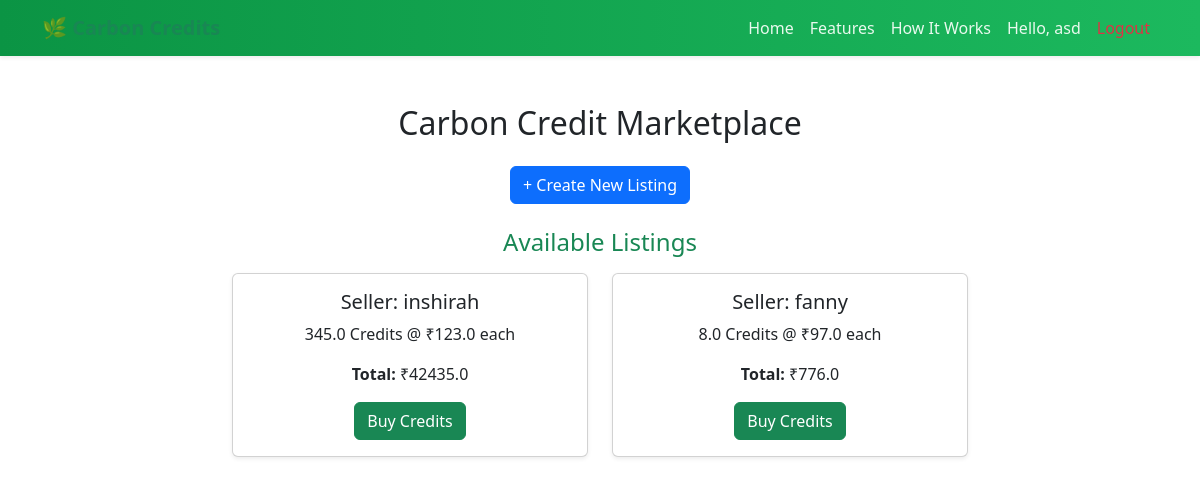
The page /marketplace (signed in) on the database its author committed.
### models.py (models this page shows)
class User(db.Model, UserMixin):
    id = db.Column(db.Integer, primary_key=True)
    username = db.Column(db.String(80), unique=True, nullable=False)
    password = db.Column(db.String(200), nullable=False)
    credits = db.Column(db.Float, default=1000.0)
    wallet_balance = db.Column(db.Float, default=5000.0)

class MarketplaceListing(db.Model):
    id = db.Column(db.Integer, primary_key=True)
    user_id = db.Column(db.Integer, db.ForeignKey("user.id"), nullable=False)
    credits = db.Column(db.Float, nullable=False)
    price_per_credit = db.Column(db.Float, nullable=False)
    total_price = db.Column(db.Float, nullable=False)
    status = db.Column(db.String(20), default="available")  # available / sold
    created_at = db.Column(db.DateTime, default=datetime.utcnow)
    user = db.relationship("User", backref="listings", lazy=True)

### app.py (the view)
@app.route("/marketplace")
@login_required
def marketplace():
    listings = MarketplaceListing.query.filter(
        MarketplaceListing.status == "available",
        MarketplaceListing.user_id != current_user.id
    ).all()
    user_listings = MarketplaceListing.query.filter_by(user_id=current_user.id).all()
    return render_template("marketplace.html", listings=listings, user_listings=user_listings)

### app.py (called while the page is built)
@login_manager.user_loader
def load_user(user_id):
    return User.query.get(int(user_id))

### templates/marketplace.html (shortened to what this page needs)
{% extends 'base.html' %}
{% block content %}
<div class="container mt-5">
  <h2 class="text-center mb-4">Carbon Credit Marketplace</h2>
  <div class="text-center mb-4">
    <a href="{{ url_for('create_listing') }}" class="btn btn-primary">+ Create New Listing</a>
  </div>
  {% if listings %}
  <h4 class="text-center mb-3 text-success">Available Listings</h4>
  <div class="row justify-content-center">
    {% for listing in listings %}
      <div class="col-md-4 mb-4">
        <div class="card shadow-sm text-center p-3">
          <h5>Seller: {{ listing.user.username }}</h5>
          <p>{{ listing.credits }} Credits @ ₹{{ listing.price_per_credit }} each</p>
          <p><strong>Total:</strong> ₹{{ listing.total_price }}</p>
          <form action="{{ url_for('buy_credits', listing_id=listing.id) }}" method="POST">
            <button type="submit" class="btn btn-success">Buy Credits</button>
          </form>
        </div>
      </div>
    {% endfor %}
  </div>
  {% else %}
  <p class="text-center text-muted mt-4">No available listings right now.</p>
  {% endif %}
</div>
{% endblock %}

### templates/base.html (shortened to what this page needs)
<!DOCTYPE html>
<html lang="en">
<head>
    <link rel="stylesheet" href="{{ url_for('static', filename='style.css') }}">
    <link href="https://cdn.jsdelivr.net/npm/bootstrap@5.3.2/dist/css/bootstrap.min.css" rel="stylesheet">
    <link rel="stylesheet" href="https://use.fontawesome.com/releases/v5.11.2/css/all.css">
</head>
<body>
    <nav class="navbar navbar-expand-lg navbar-light bg-light sticky-top shadow-sm">
        <div class="container">
            <a class="navbar-brand fw-bold text-success" href="{{ url_for('home') }}">🌿 Carbon Credits</a>
            <div class="collapse navbar-collapse justify-content-end" id="navbarNav">
                <ul class="navbar-nav">
                    <li class="nav-item"><a class="nav-link" href="{{ url_for('home') }}">Home</a></li>
                    <li class="nav-item"><a class="nav-link" href="#features">Features</a></li>
                    <li class="nav-item"><a class="nav-link" href="#how">How It Works</a></li>
                    {% if current_user.is_authenticated %}
                        <li class="nav-item"><a class="nav-link">Hello, {{ current_user.username }}</a></li>
                        <li class="nav-item"><a class="nav-link text-danger" href="{{ url_for('logout') }}">Logout</a></li>
                    {% else %}
                        <li class="nav-item"><a class="nav-link" data-bs-toggle="modal" data-bs-target="#loginModal">Login</a></li>
                        <li class="nav-item"><a class="nav-link" data-bs-toggle="modal" data-bs-target="#signupModal">Sign Up</a></li>
                    {% endif %}
                </ul>
            </div>
        </div>
    </nav>
    {% block content %}{% endblock %}
</body>
</html>

### static/style.css (style rules this page uses)
body { font-family: "Poppins", sans-serif; background-color: #f8f9fa; color: #333; margin: 0; padding: 0; }
.navbar { background: linear-gradient(90deg, #0b9444, #1cb95e); padding: 0.8rem 1.5rem; }
.navbar-brand { font-weight: 700; font-size: 1.5rem; color: #fff !important; }
.nav-link { color: #e9f9ee !important; font-weight: 500; transition: color 0.3s ease; }
.card { border-radius: 15px; transition: transform 0.2s ease, box-shadow 0.2s ease; }

### rows shown on the page
User: username "asd"
MarketplaceListing: user.username "inshirah", credits "345.0", price_per_credit "123.0", total_price "42435.0"
MarketplaceListing: user.username "fanny", credits "8.0", price_per_credit "97.0", total_price "776.0"
